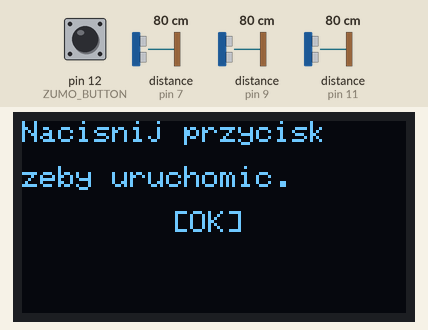
Simulated run of this sketch. Board: Arduino Uno, built with avr-gcc and run on an emulated ATmega328P. Parts: 128×64 one-colour display. Inputs (shaded band) come from the test bench; at power-on: pin 12 (ZUMO_BUTTON) HIGH, distance to the obstacle (sensors on pin 7, pin 9, pin 11) 80 cm. The echo pulse lasts 58.3 µs per cm.

Above: at 0.8 s.
0.9 s: pin 12 (ZUMO_BUTTON) pulled LOW for 0.15 s
At 2.3 s:
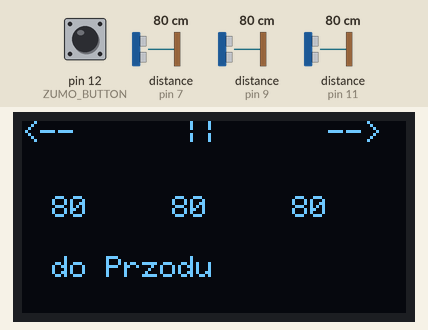
2.6 s: distance to the obstacle (sensor on pin 7) set to 2 cm
At 3.1 s:
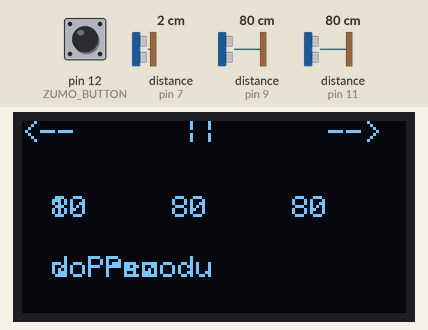
4.1 s: distance to the obstacle (sensor on pin 9) set to 2 cm
5.6 s: distance to the obstacle (sensor on pin 11) set to 8 cm
7.1 s: distance to the obstacle (sensor on pin 11) set to 5 cm
At 8.6 s:
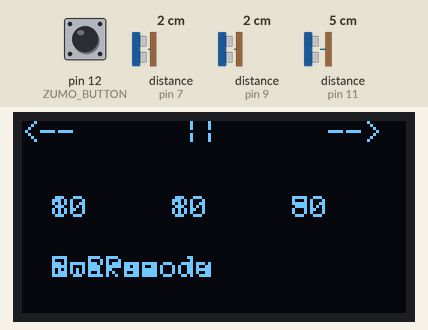
8.9 s: distance to the obstacle (sensor on pin 7) set to 15 cm
10.6 s: distance to the obstacle (sensor on pin 7) set to 19 cm
At 10.9 s:
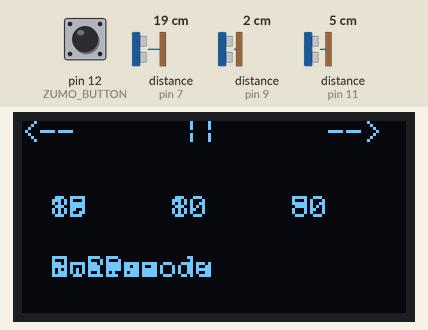
Timing chart, 0 to 13.1 s (numbered marks = the images above; inputs shaded):
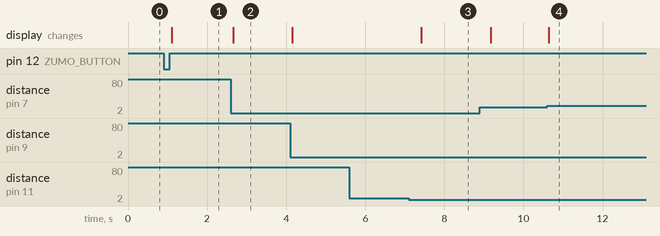

The sketch:

_3sensor-bot.ino
```cpp
#include <Wire.h>
#include <Adafruit_SSD1306.h>
#define SCREEN_WIDTH 128 // OLED display width, in pixels
#define SCREEN_HEIGHT 64 // OLED display height, in pixels
// Declaration for an SSD1306 display connected to I2C (SDA, SCL pins)
#define OLED_RESET     4 // Reset pin # (or -1 if sharing Arduino reset pin)
Adafruit_SSD1306 display(SCREEN_WIDTH, SCREEN_HEIGHT, &Wire, OLED_RESET);
#include "Pushbutton.h"
Pushbutton button(ZUMO_BUTTON);
#define motor1Pin1 2
#define motor1Pin2 3
#define motor2Pin1 4
#define motor2Pin2 5
#define trigPin1 10 // prawy
#define echoPin1 11 // prawy
#define trigPin2 6 // lewy
#define echoPin2 7 // lewy
#define trigPin3 8 // srodek
#define echoPin3 9 // srodek

long duration, distance, RightSensor,BackSensor,FrontSensor,LeftSensor;
void setup()
{
display.begin(SSD1306_SWITCHCAPVCC, 0x3C);
display.clearDisplay();
display.setTextColor(WHITE);

pinMode(trigPin1, OUTPUT);
pinMode(echoPin1, INPUT);
pinMode(trigPin2, OUTPUT);
pinMode(echoPin2, INPUT);
pinMode(trigPin3, OUTPUT);
pinMode(echoPin3, INPUT);
display.clearDisplay();

display.print("Nacisnij przycisk ");
display.setCursor(0,15);
display.print("zeby uruchomic.");
display.setCursor(50,30);
display.print("[OK]");
display.display();
button.waitForButton();
display.clearDisplay();
}

void loop()
{
SonarSensor(trigPin1, echoPin1);
RightSensor = distance;
SonarSensor(trigPin2, echoPin2);
LeftSensor = distance;
SonarSensor(trigPin3, echoPin3);
FrontSensor = distance;


////////////////////////////////////////////////////////////////////////////
if (FrontSensor<7 && RightSensor<7 && LeftSensor<7)
{
       // display.clearDisplay();
        display.setCursor(10,45);
        display.print("Ewakuacja");
        digitalWrite(motor1Pin1, LOW);
        digitalWrite(motor1Pin2, HIGH);
        digitalWrite(motor2Pin1, LOW);
        digitalWrite(motor2Pin2, HIGH);
        delay(250);
}
else if(FrontSensor<=17 && LeftSensor<=17)/// lewy sensor i srodkowy
{ // display.clearDisplay();
        display.setCursor(10,45);
        display.print("w Prawo");
        wPrawo();

}
else if(LeftSensor<=13)/// lewy sensor
{ // display.clearDisplay();
        display.setCursor(10,45);
        display.print("w Prawo");
        wPrawo();

}
else if(FrontSensor<=17 && RightSensor<=17)/// prawy sensor i srodkowy
{     // display.clearDisplay();
        display.setCursor(10,45);
        display.print("w Lewo");
        wLewo();

}
else if(RightSensor<=13)/// prawy sensor
{     // display.clearDisplay();
        display.setCursor(10,45);
        display.print("w Lewo");
        wLewo();

}
else if(FrontSensor<=17 && FrontSensor>=0)/// srodkowy - jedz do tylu
{     // display.clearDisplay();
        display.setCursor(10,45);
        display.print("do Tylu");
        doTylu();

}

else  /// w innym wypadku jedz do przodu
{//display.clearDisplay();
        display.setCursor(10,45);
        display.print("do Przodu");
        doPrzodu();

}
delay(5); //////// wyswietlanie danych z czujnikow
  display.setCursor(0, 0);
  display.print("<--      ||      -->");
  display.setTextSize(1);
  display.setCursor(10, 25);
  display.print(LeftSensor);
  display.setCursor(50, 25);
  display.print(FrontSensor);
  display.setCursor(90, 25);
  display.print(RightSensor);
  display.display();
}

void SonarSensor(int trigPin,int echoPin)  //////// zliczanie odleglosci
{
digitalWrite(trigPin, LOW);
delayMicroseconds(2);
digitalWrite(trigPin, HIGH);
delayMicroseconds(10);
digitalWrite(trigPin, LOW);
duration = pulseIn(echoPin, HIGH);
distance = duration/58.2;
}

void doPrzodu(){
        digitalWrite(motor1Pin1, LOW);
        digitalWrite(motor1Pin2, HIGH);
        digitalWrite(motor2Pin1, HIGH);
        digitalWrite(motor2Pin2, LOW);
}
void doTylu(){
        digitalWrite(motor1Pin1, HIGH);
        digitalWrite(motor1Pin2, LOW);
        digitalWrite(motor2Pin1, LOW);
        digitalWrite(motor2Pin2, HIGH);

}
void wLewo(){
        digitalWrite(motor1Pin1, LOW);
        digitalWrite(motor1Pin2, HIGH);
        digitalWrite(motor2Pin1, LOW);
        digitalWrite(motor2Pin2, HIGH);
}
void wPrawo(){
        digitalWrite(motor1Pin1, HIGH);
        digitalWrite(motor1Pin2, LOW);
        digitalWrite(motor2Pin1, HIGH);
        digitalWrite(motor2Pin2, LOW);
}
```

Pushbutton.cpp
```cpp
// (licence header left out)
#include "Pushbutton.h"

// \cond

PushbuttonStateMachine::PushbuttonStateMachine()
{
  state = 0;
}

// state 0: The value is considered to be true.
// state 1: The value was considered to be true, but there
//   was a recent false reading so it might be falling.
// state 2: The value is considered to be false.
// state 3: The value was considered to be false, but there
//   was a recent true reading so it might be rising.
//
// The transition from state 3 to state 0 is the point where we
// have successfully detected a rising edge an we return true.
//
// The prevTimeMillis variable holds the last time that we
// transitioned to states 1 or 3.
bool PushbuttonStateMachine::getSingleDebouncedRisingEdge(bool value)
{
  uint16_t timeMillis = millis();

  switch (state)
  {
  case 0:
    // If value is false, proceed to the next state.
    if (!value)
    {
      prevTimeMillis = timeMillis;
      state = 1;
    }
    break;

  case 1:
    if (value)
    {
      // The value is true or bouncing, so go back to previous (initial)
      // state.
      state = 0;
    }
    else if ((uint16_t)(timeMillis - prevTimeMillis) >= 15)
    {
      // It has been at least 15 ms and the value is still false, so
      // proceed to the next state.
      state = 2;
    }
    break;

  case 2:
    // If the value is true, proceed to the next state.
    if (value)
    {
      prevTimeMillis = timeMillis;
      state = 3;
    }
    break;

  case 3:
    if (!value)
    {
      // The value is false or bouncing, so go back to previous state.
      state = 2;
    }
    else if ((uint16_t)(timeMillis - prevTimeMillis) >= 15)
    {
      // It has been at least 15 ms and the value is still true, so
      // go back to the initial state and report this rising edge.
      state = 0;
      return true;
    }
    break;
  }

  return false;
}

// \endcond

void PushbuttonBase::waitForPress()
{
  do
  {
    while (!isPressed()); // wait for button to be pressed
    delay(10);            // debounce the button press
  }
  while (!isPressed());   // if button isn't still pressed, loop
}

void PushbuttonBase::waitForRelease()
{
  do
  {
    while (isPressed()); // wait for button to be released
    delay(10);           // debounce the button release
  }
  while (isPressed());   // if button isn't still released, loop
}

void PushbuttonBase::waitForButton()
{
  waitForPress();
  waitForRelease();
}

bool PushbuttonBase::getSingleDebouncedPress()
{
  return pressState.getSingleDebouncedRisingEdge(isPressed());
}

bool PushbuttonBase::getSingleDebouncedRelease()
{
  return releaseState.getSingleDebouncedRisingEdge(!isPressed());
}

Pushbutton::Pushbutton(uint8_t pin, uint8_t pullUp, uint8_t defaultState)
{
  initialized = false;
  _pin = pin;
  _pullUp = pullUp;
  _defaultState = defaultState;
}

void Pushbutton::init2()
{
  if (_pullUp == PULL_UP_ENABLED)
  {
    pinMode(_pin, INPUT_PULLUP);
  }
  else
  {
    pinMode(_pin, INPUT); // high impedance
  }

  delayMicroseconds(5); // give pull-up time to stabilize
}

bool Pushbutton::isPressed()
{
  init();  // initialize if needed
  return digitalRead(_pin) != _defaultState;
}
```

Pushbutton.h
```cpp
// (licence header left out)
/*! \file Pushbutton.h
 *
 * This is the main header file for the %Pushbutton library.
 *
 * For an overview of the library's features, see
 * https://github.com/pololu/pushbutton-arduino.  That is the main repository
 * for the library, though copies of the library may exist in other
 * repositories. */

#pragma once

#include <Arduino.h>

/*! Indicates the that pull-up resistor should be disabled. */
#define PULL_UP_DISABLED    0

/*! Indicates the that pull-up resistor should be enabled. */
#define PULL_UP_ENABLED     1

/*! Indicates that the default (released) state of the button is when the
 *  I/O line reads low. */
#define DEFAULT_STATE_LOW   0

/*! Indicates that the default (released) state of the button is when the
 *  I/O line reads high. */
#define DEFAULT_STATE_HIGH  1

/*! The pin used for the button on the
 * [Zumo Shield for Arduino](http://www.pololu.com/product/2508).
 *
 * This does not really belong here in this general pushbutton library and will
 * probably be removed in the future. */
#define ZUMO_BUTTON 12

// \cond
/** \brief A state machine that detects when a boolean value changes from false
 * to true, with debouncing.
 *
 * This should be considered a private implementation detail of the library.
 */
class PushbuttonStateMachine
{
public:

  PushbuttonStateMachine();

  /** This should be called repeatedly in a loop.  It will return true once after
   * each time it detects the given value changing from false to true. */
  bool getSingleDebouncedRisingEdge(bool value);

private:

  uint8_t state;
  uint16_t prevTimeMillis;
};
// \endcond

/*! \brief General pushbutton class that handles debouncing.
 *
 * This is an abstract class used for interfacing with pushbuttons.  It knows
 * about debouncing, but it knows nothing about how to read the current state of
 * the button.  The functions in this class get the current state of the button
 * by calling isPressed(), a virtual function which must be implemented in a
 * subclass of PushbuttonBase, such as Pushbutton.
 *
 * Most users of this library do not need to directly use PushbuttonBase or even
 * know that it exists.  They can use Pushbutton instead.*/
class PushbuttonBase
{
public:

  /*! \brief Waits until the button is pressed and takes care of debouncing.
   *
   * This function waits until the button is in the pressed state and then
   * returns.  Note that if the button is already pressed when you call this
   * function, it will return quickly (in 10 ms). */
  void waitForPress();

  /*! \brief Waits until the button is released and takes care of debouncing.
   *
   * This function waits until the button is in the released state and then
   * returns.  Note that if the button is already released when you call this
   * function, it will return quickly (in 10 ms). */
  void waitForRelease();

  /*! \brief Waits until the button is pressed and then waits until the button
   *  is released, taking care of debouncing.
   *
   * This is equivalent to calling waitForPress() and then waitForRelease(). */
  void waitForButton();

  /*! \brief Uses a state machine to return true once after each time it detects
   *  the button moving from the released state to the pressed state.
   *
   * This is a non-blocking function that is meant to be called repeatedly in a
   * loop.  Each time it is called, it updates a state machine that monitors the
   * state of the button.  When it detects the button changing from the released
   * state to the pressed state, with debouncing, it returns true. */
  bool getSingleDebouncedPress();

  /*! \brief Uses a state machine to return true once after each time it detects the button moving from the pressed state to the released state.
   *
   * This is just like getSingleDebouncedPress() except it has a separate state
   * machine and it watches for when the button goes from the pressed state to
   * the released state.
   *
   * There is no strict guarantee that every debounced button press event
   * returned by getSingleDebouncedPress() will have a corresponding
   * button release event returned by getSingleDebouncedRelease(); the two
   * functions use independent state machines and sample the button at different
   * times. */
  bool getSingleDebouncedRelease();

  /*! \brief indicates whether button is currently pressed without any debouncing.
   *
   * @return 1 if the button is pressed right now, 0 if it is not.
   *
   * This function must be implemented in a subclass of PushbuttonBase, such as
   * Pushbutton. */
  virtual bool isPressed() = 0;

private:

  PushbuttonStateMachine pressState;
  PushbuttonStateMachine releaseState;
};

/** \brief Main class for interfacing with pushbuttons.
 *
 * This class can interface with any pushbutton whose state can be read with
 * the `digitalRead` function, which is part of the Arduino core.
 *
 * See https://github.com/pololu/pushbutton-arduino for an overview
 * of the different ways to use this class. */
class Pushbutton : public PushbuttonBase
{
public:

  /** Constructs a new instance of Pushbutton.
   *
   * @param pin The pin number of the pin. This is used as an argument to
   * `pinMode` and `digitalRead`.
   *
   * @param pullUp Specifies whether the pin's internal pull-up resistor should
   * be enabled.  This should be either #PULL_UP_ENABLED (which is the default if
   * the argument is omitted) or #PULL_UP_DISABLED.
   *
   * @param defaultState Specifies the voltage level that corresponds to the
   * button's default (released) state.  This should be either
   * #DEFAULT_STATE_HIGH (which is the default if this argument is omitted) or
   * #DEFAULT_STATE_LOW. */
  Pushbutton(uint8_t pin, uint8_t pullUp = PULL_UP_ENABLED,
      uint8_t defaultState = DEFAULT_STATE_HIGH);

  virtual bool isPressed();

private:

  void init()
  {
    if (!initialized)
    {
      initialized = true;
      init2();
    }
  }

  void init2();

  bool initialized;
  uint8_t _pin;
  bool _pullUp;
  bool _defaultState;
};
```

Measured:
- the behaviour switches between 7 and 6 cm on distance to the obstacle (sensor on pin 11) (found by bisection; images 2 and 3)
- the behaviour switches between 17 and 18 cm on distance to the obstacle (sensor on pin 7) (found by bisection; images 3 and 4)
- after the input at 0.9 s, the display: changes after 0.21 s (image 1)
- after the input at 2.6 s, the display: changes after 0.06 s (image 2)
- after the input at 5.6 s, every drawn part: stays the same
- after the input at 7.1 s, the display: changes after 0.31 s (image 3)
- after the input at 10.6 s, the display: changes after 0.05 s (image 4)
